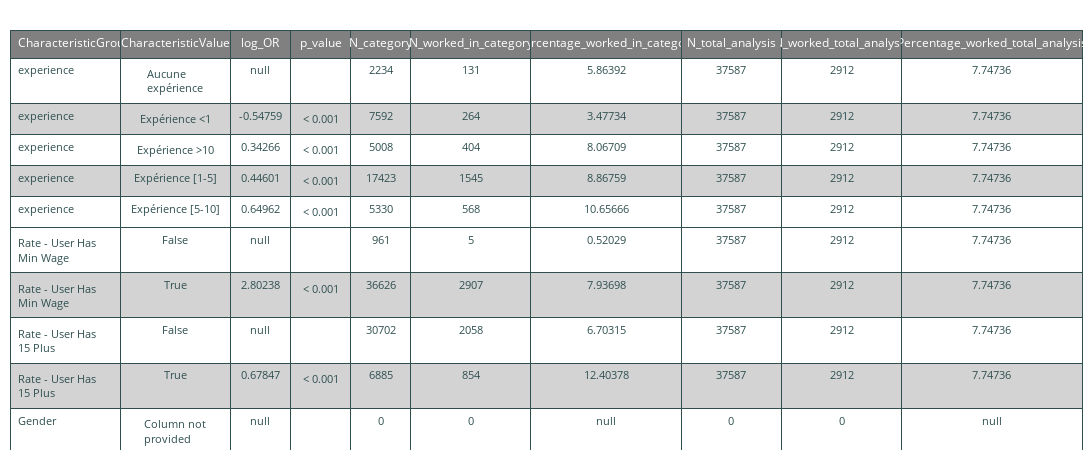

Notebook source saved alongside this figure:
### Code cell
import plotly.graph_objects as go

headerColor = 'grey'
rowEvenColor = 'lightgrey'
rowOddColor = 'white'


df = output_df.copy()


desired_figure_width_pixels = 1500 

fig = go.Figure(data=[go.Table(
  columnwidth = [1.1, 1.1, 0.6, 0.6, 0.6, 1.2, 1.5, 1, 1.2, 1.8], # Specify column widths
  header=dict(
    values=list(df.columns),
    line_color='darkslategray',
    fill_color=headerColor,
    align=['left','center'],
    font=dict(color='white', size=12)
  ),
  cells=dict(
    values=df.values.transpose(),
    line_color='darkslategray',
    # 2-D list of colors for alternating rows
    fill_color = [[rowOddColor,rowEvenColor,rowOddColor, rowEvenColor,rowOddColor]*5],
    align = ['left', 'center'],
    font = dict(color = 'darkslategray', size = 11)
    ))
])

fig.update_layout(
    autosize=False, # Must be False to manually set width/height
    width=desired_figure_width_pixels, # Set the total width of the figure
    # Dynamic height based on content: (number_of_rows + header_row) * cell_height + some_padding
    height=(len(df) + 1) * 25 + 60, # Example: 25px per cell, 60px for header and margins
    margin=dict(l=10, r=10, t=30, b=10) # Optional: adjust margins
)

fig.show()

### Figure 1 — Plotly figure (JSON) as saved in the notebook; plotly's stock layout.template omitted (floating-point values rounded to 4 significant figures; data arrays with more than 128 entries replaced by an {"elided": "..."} marker saying what was removed)
{"data": [{"cells": {"align": ["left", "center"], "fill": {"color": [["white", "lightgrey", "white", "lightgrey", "white", "white", "lightgrey", "white", "lightgrey", "white", "white", "lightgrey", "white", "lightgrey", "white", "white", "lightgrey", "white", "lightgrey", "white", "white", "lightgrey", "white", "lightgrey", "white"]]}, "font": {"color": "darkslategray", "size": 11}, "line": {"color": "darkslategray"}, "values": {"elided": "10x15 mixed values"}}, "columnwidth": [1.1, 1.1, 0.6, 0.6, 0.6, 1.2, 1.5, 1, 1.2, 1.8], "header": {"align": ["left", "center"], "fill": {"color": "grey"}, "font": {"color": "white", "size": 12}, "line": {"color": "darkslategray"}, "values": ["CharacteristicGroup", "CharacteristicValue", "log_OR", "p_value", "N_category", "N_worked_in_category", "Percentage_worked_in_category", "N_total_analysis", "N_worked_total_analysis", "Percentage_worked_total_analysis"]}, "type": "table"}], "layout": {"autosize": false, "height": 460, "margin": {"b": 10, "l": 10, "r": 10, "t": 30}, "width": 1500}}
